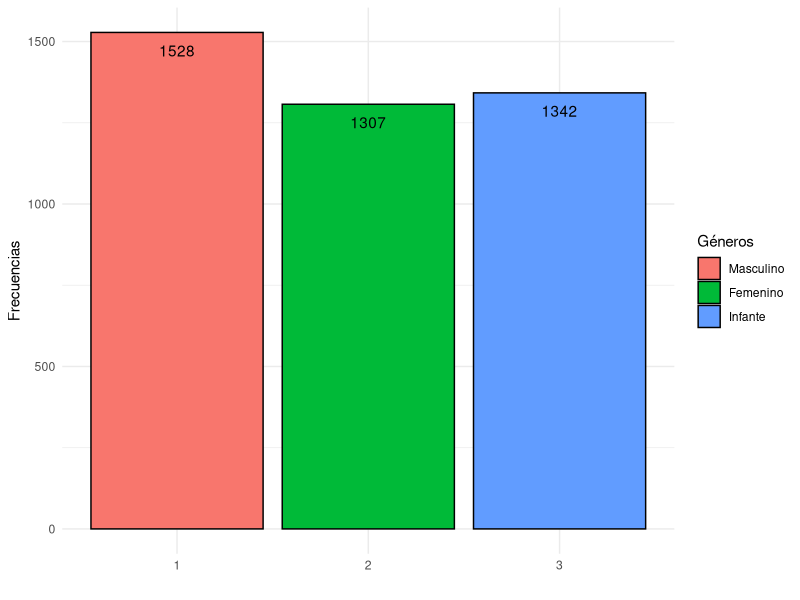
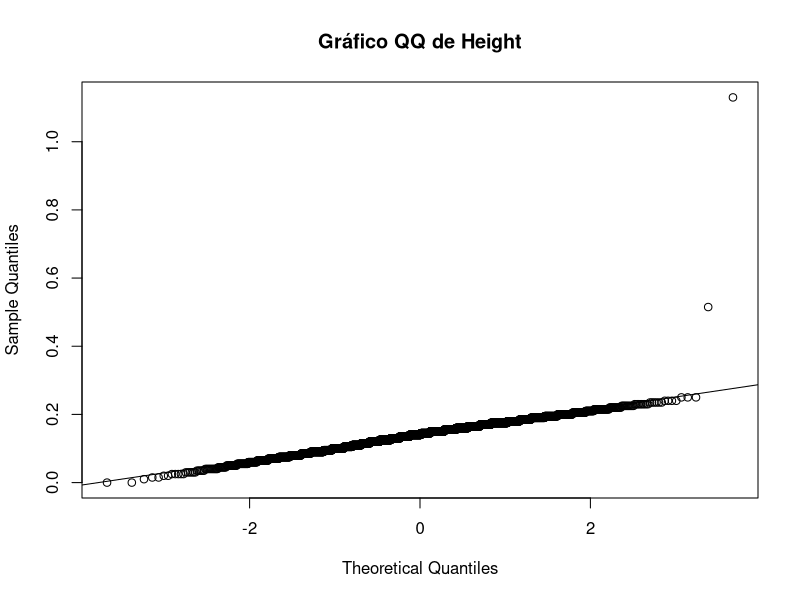
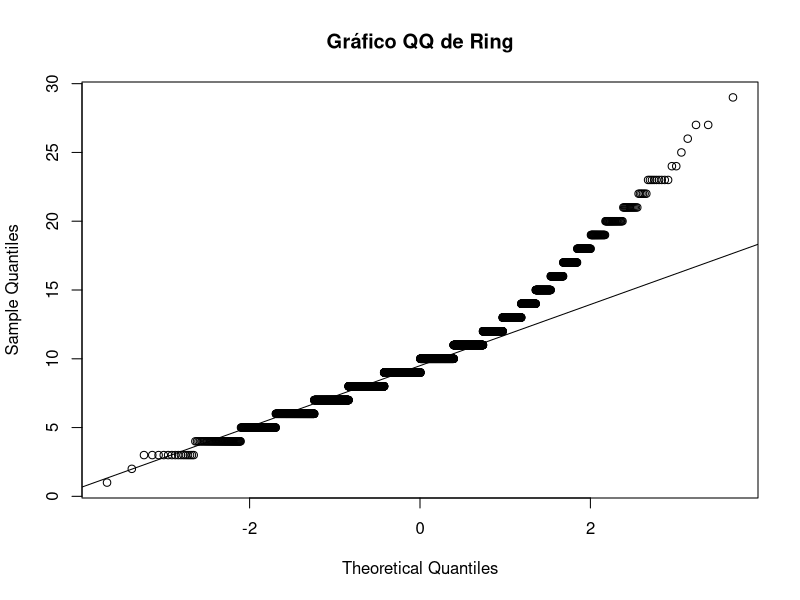
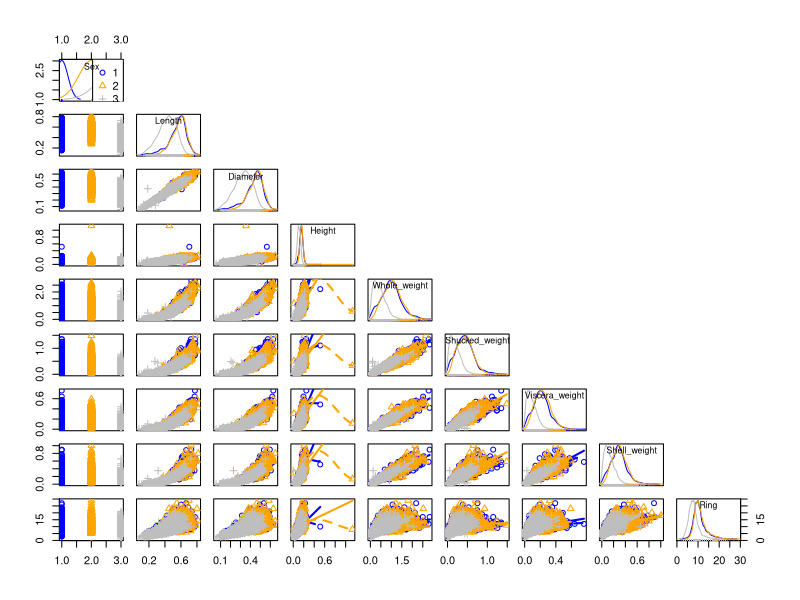
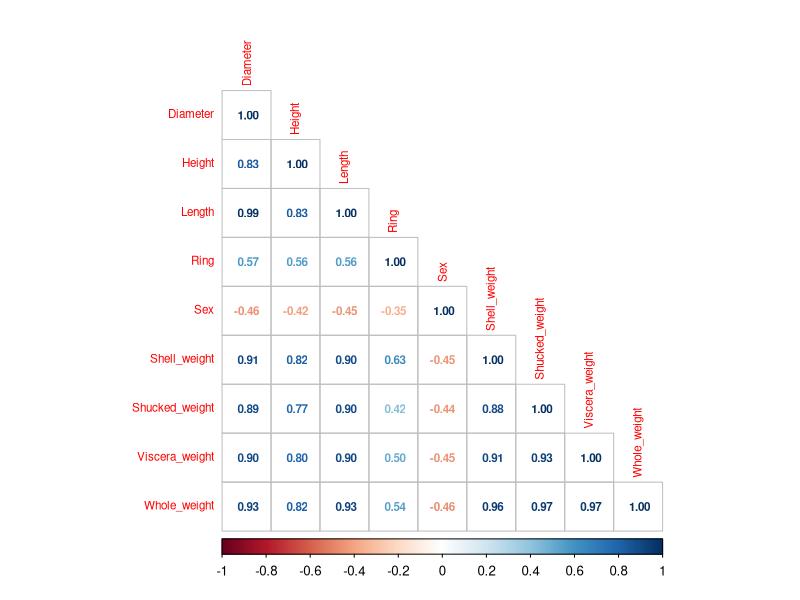
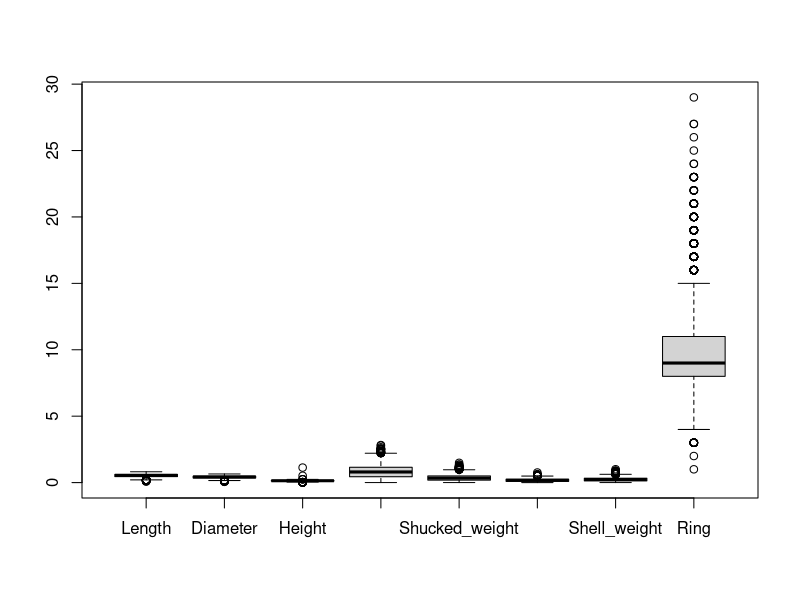

R code for these plots, in order:
## ---- chunk 1
knitr::opts_chunk$set(echo = TRUE)
# Librerías necesarias 
require(car)
require(tidyverse)
require(psych)
require(corrplot)

library(car)
library(tidyverse)
library(psych)
library(corrplot)
## ---- chunk 2
# Nombres de las variables según el fichero `abalone.data`
abalone.colnames <- c("Sex", "Length", "Diameter", "Height", "Whole_weight", 
                  "Shucked_weight", "Viscera_weight", "Shell_weight", "Ring")
# Leemos el dataset del fichero `abalone.dat`
abalone.df <- read.table("./abalone/abalone.dat", header=FALSE, skip=13, 
                         sep=",", col.names=abalone.colnames)
# Dimensión 
dim(abalone.df)
# Tipos de las variables
str(abalone.df)
## ---- chunk 3
# Resumen del dataset
summary(abalone.df)
## ---- chunk 4
# Definimos los géneros disponibles
genders <- c("Masculino", "Femenino", "Infante")
# Parámetros:
# 1. Convertimos las etiquetas a factores para obtener la frecuencia por clase
# 2. Contorno negro a las barras y la leyenda
# 3. Fondo blanco
# 4. Ocultamos la etiqueta del eje X y establecemos la etiqueta del eje Y
# 5. Frecuencia de cada clase sobre sus respectivas barras
ggplot(abalone.df, aes(x=factor(Sex), fill=factor(Sex))) + 
  geom_bar(color="black") + theme_minimal() + 
  scale_fill_discrete(name='Géneros', labels=genders) + 
  labs(x="", y="Frecuencias") + 
  geom_text(stat='count', aes(label=..count..), vjust=2)
## ---- chunk 5
# Cálculo de la varianza para cada variable numérica
abalone.vars <- sapply(c(2:ncol(abalone.df)), function(x) var(abalone.df[,x]))
# Cálculo de la desviación típica, asimetría y curtosis
abalone.statistics <- data.frame(describe(abalone.df%>%select(-Sex)))
# Dataframe con todas las medidas estadísticas por variable numérica
abalone.statistics <- abalone.statistics %>% select(c('sd', 'skew', 'kurtosis'))
cbind(var=abalone.vars, abalone.statistics)
## ---- chunk 6
# Gráfico QQ para la variable dependiente `Height`
qqnorm(abalone.df$Height, main="Gráfico QQ de Height")
qqline(abalone.df$Height)
# Gráfico QQ para la variable independiente `Ring`
qqnorm(abalone.df$Ring, main="Gráfico QQ de Ring")
qqline(abalone.df$Ring)
## ---- chunk 7
# Aplicamos el test de Shapiro-Wilk’s para cada variable extrayendo el p-valor
abalone.shapiros <- sapply(c(1:ncol(abalone.df)), 
                     function(x) shapiro.test(abalone.df[,x])$p.value)
# Definimos un dataframe con los resultados para cada variable
abalone.shapiros.df <- data.frame(Variables=colnames(abalone.df), 
                                  PValores=abalone.shapiros)
abalone.shapiros.df
## ---- chunk 8
# Parámetros
# 1. Representar solo la diagonal inferior porque la matriz es simétrica
# 2. Diferenciar los ejemplares por género cambiando el color y su forma
# 2.1. Masculino: círculos azules.
# 2.2. Femenino: triángulos naranjas.
# 2.3. Infantes: cruces grises.
# 3. Representar curvas de densidad en la diagonal
scatterplotMatrix(abalone.df, diagonal=list(method="density"), 
                  upper.panel=NULL, col=c("blue", "orange", "gray"),
                  group=as.factor(abalone.df$Sex))
## ---- chunk 9
# Representa los coeficientes de correlación para todas las variables
# Parámetros
# 1. Calcula los coeficientes de correlación
# 2. Representa los coeficientes con números
# 3. Orden alfabético de las variables
# 4. Representa solo la matriz diagonal inferior
# 5. Tamaño de las etiquetas y de los coeficientes de correlación
corrplot(cor(abalone.df), method='number', order='alphabet',
         type='lower', tl.cex=0.7, number.cex=0.7)
## ---- chunk 10
boxplot(abalone.df %>% select(-Sex))
